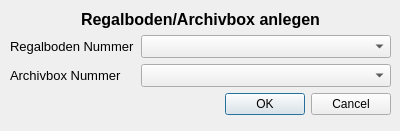
<?xml version="1.0" encoding="UTF-8"?>
<ui version="4.0">
 <class>newRackEntry</class>
 <widget class="QWidget" name="newRackEntry">
  <property name="geometry">
   <rect>
    <x>0</x>
    <y>0</y>
    <width>400</width>
    <height>131</height>
   </rect>
  </property>
  <property name="windowTitle">
   <string>Form</string>
  </property>
  <widget class="QWidget" name="formLayoutWidget">
   <property name="geometry">
    <rect>
     <x>10</x>
     <y>10</y>
     <width>381</width>
     <height>111</height>
    </rect>
   </property>
   <layout class="QFormLayout" name="formLayout">
    <item row="0" column="0" colspan="2">
     <widget class="QLabel" name="label">
      <property name="font">
       <font>
        <pointsize>12</pointsize>
        <weight>75</weight>
        <bold>true</bold>
       </font>
      </property>
      <property name="text">
       <string>Regalboden/Archivbox anlegen</string>
      </property>
      <property name="alignment">
       <set>Qt::AlignCenter</set>
      </property>
     </widget>
    </item>
    <item row="1" column="0">
     <widget class="QLabel" name="label_2">
      <property name="font">
       <font>
        <pointsize>10</pointsize>
       </font>
      </property>
      <property name="text">
       <string>Regalboden Nummer</string>
      </property>
     </widget>
    </item>
    <item row="1" column="1">
     <widget class="QComboBox" name="regalboden">
      <property name="font">
       <font>
        <pointsize>10</pointsize>
       </font>
      </property>
     </widget>
    </item>
    <item row="2" column="0">
     <widget class="QLabel" name="label_3">
      <property name="font">
       <font>
        <pointsize>10</pointsize>
       </font>
      </property>
      <property name="text">
       <string>Archivbox Nummer</string>
      </property>
     </widget>
    </item>
    <item row="2" column="1">
     <widget class="QComboBox" name="archivbox">
      <property name="font">
       <font>
        <pointsize>10</pointsize>
       </font>
      </property>
     </widget>
    </item>
    <item row="3" column="0" colspan="2">
     <layout class="QHBoxLayout" name="horizontalLayout">
      <item>
       <widget class="QDialogButtonBox" name="buttonBox">
        <property name="standardButtons">
         <set>QDialogButtonBox::Cancel|QDialogButtonBox::Ok</set>
        </property>
       </widget>
      </item>
     </layout>
    </item>
   </layout>
  </widget>
 </widget>
 <resources/>
 <connections/>
</ui>
